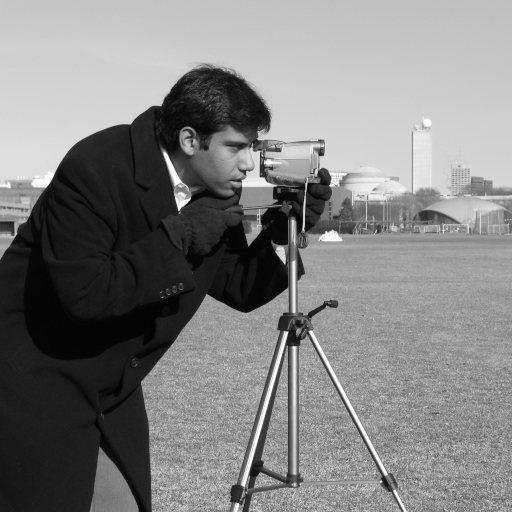
#> input picture skimage.data.camera(), 512 x 512 px
$ python main.py
#> lines starting #> are read from the running program, lines starting #| are printed output that depends on the picture
from skimage import filters
from skimage.data import camera
import matplotlib.pyplot as plt
import numpy as np
import cv2

image = camera()
#> image is the input picture: shape (512, 512); min 0, max 255, mean 129.1
edge_roberts = filters.roberts(image)
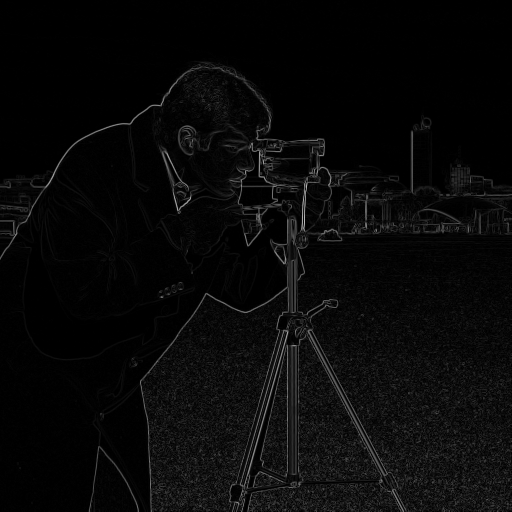
#> edge_roberts: shape (512, 512) float64; min 0, max 0.731, mean 0.0358
edge_sobel = filters.sobel(image)

fig, axes = plt.subplots(ncols=2, sharex=True, sharey=True, figsize=(8, 4))

axes[0].imshow(camera(), cmap=plt.cm.gray)
axes[0].set_title('original image')

axes[1].imshow(edge_sobel, cmap=plt.cm.gray)
axes[1].set_title('Sobel Edge Detection')

for ax in axes:
    ax.axis('off')
#> this loop made 2 passes

plt.tight_layout()
plt.show()
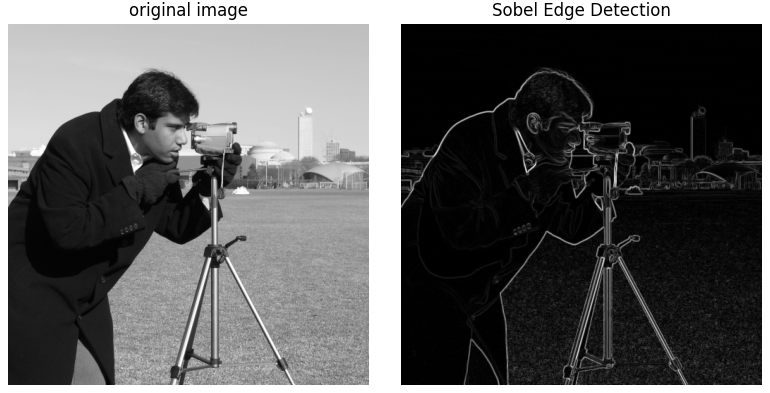
#> figure drawn by matplotlib, 2 panels

# --------------- line detection --------------- #

Image_2 = "img/testLines.jpg"
# Loads an image
original_image = cv2.imread(cv2.samples.findFile(Image_2), cv2.IMREAD_GRAYSCALE)
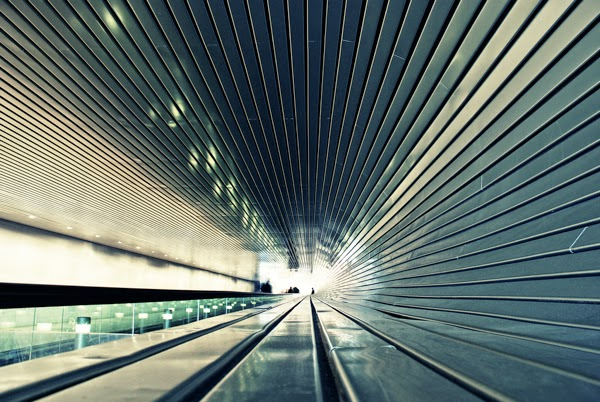
#> input picture Labs/Lab-Segmentation/src-code/img/testLines.jpg, 600 x 402 px
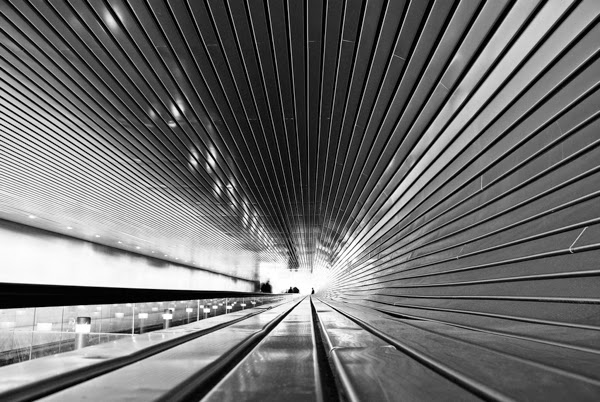
#> original_image: shape (402, 600); min 0, max 255, mean 108.8

dst = cv2.Canny(original_image, 50, 200, None, 3)
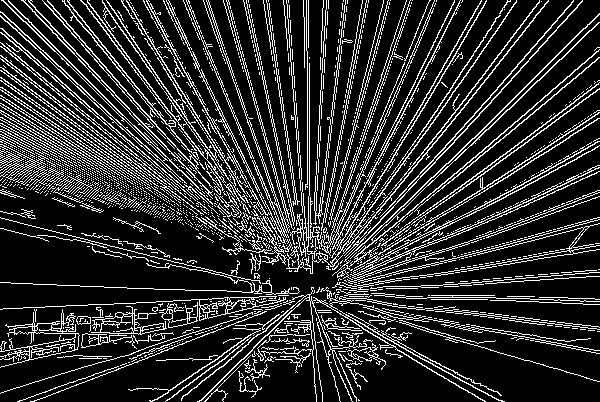
#> dst: shape (402, 600); 18.3% white in thin lines or dots
cv2.imshow("detected", dst)

# Copy edges to the images that will display the results in BGR
cdstP = cv2.cvtColor(dst, cv2.COLOR_GRAY2BGR)
#> cdstP: shape (402, 600, 3); 18.3% white in thin lines or dots

linesP = cv2.HoughLinesP(dst, 1, np.pi / 180, 50, None, 50, 10)
#> linesP = 347 rows, first 6: [121, 317, 297, 293], [80, 286, 211, 290], [467, 166, 582, 72], [187, 315, 412, 276], [0, 125, 399, 262], [2, 60, 183, 202]

if linesP is not None:
    for i in range(0, len(linesP)):
        l = linesP[i][0]
        cv2.line(cdstP, (l[0], l[1]), (l[2], l[3]), (0, 0, 255), 1, cv2.LINE_AA)
#> this loop made 347 passes
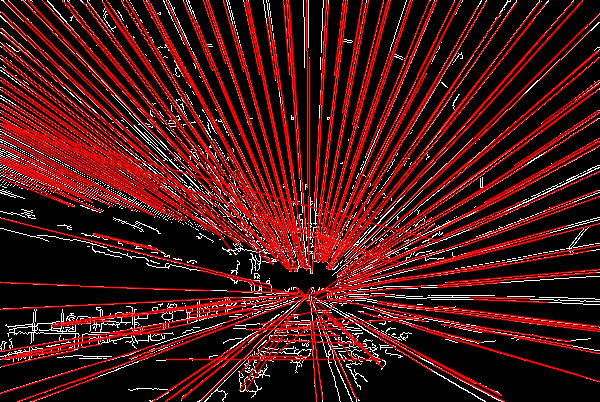
#> cdstP: shape (402, 600, 3); mean B, G, R 17.8, 17.8, 72.3

# write new image #
cv2.imwrite("output-img/Detected Lines.jpg", cdstP)
cv2.imwrite("output-img/gray.jpg", original_image)

cv2.imshow("original image", original_image)
cv2.waitKey(1000)

cv2.imshow("Detected Lines", cdstP)
cv2.waitKey(1000)

# Apply Edge linking using Hough Transform #

img = cv2.imread('img/sudoku.png')
#> (the run stopped early here; a loop or call above may not have finished)
